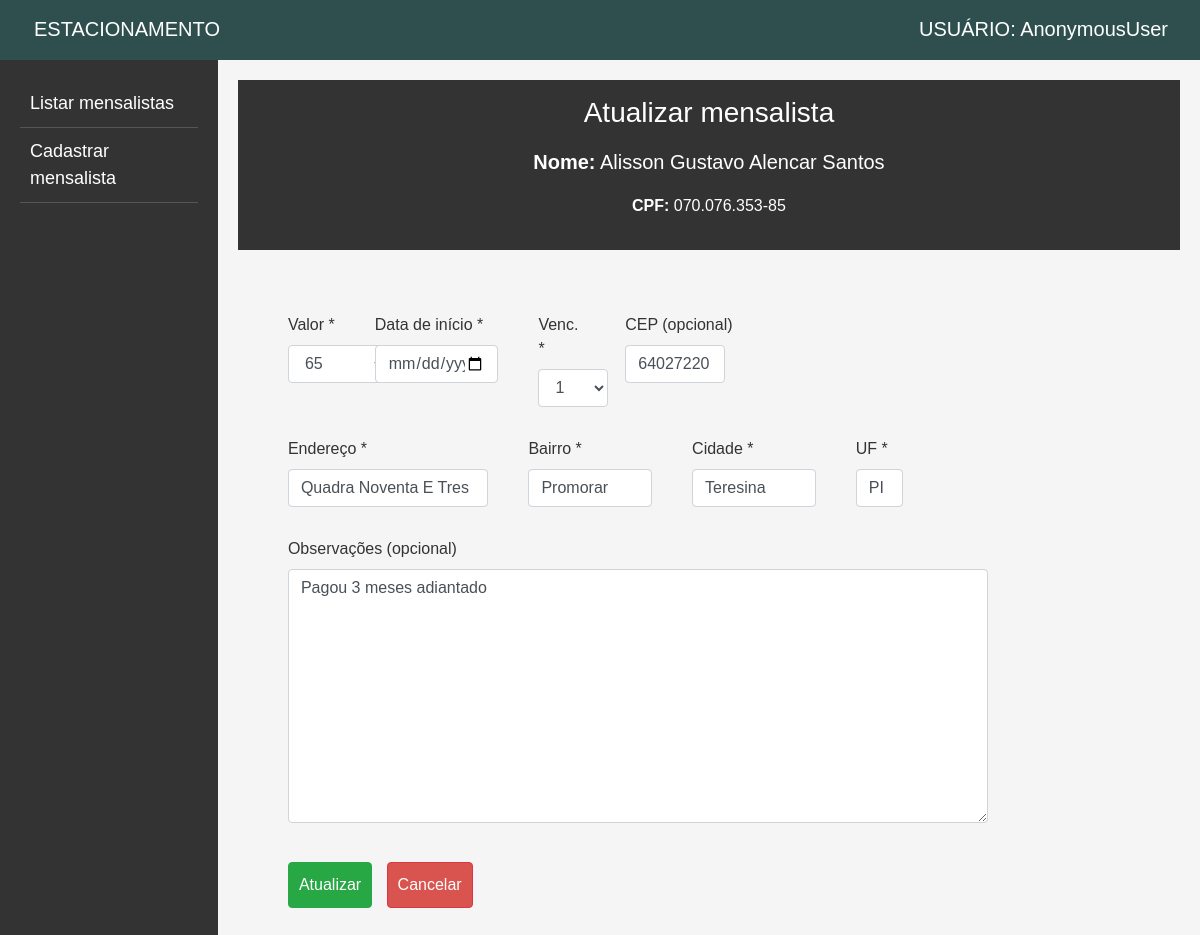
/atualizar_mensalista/1, run on an earlier commit of the app's database.
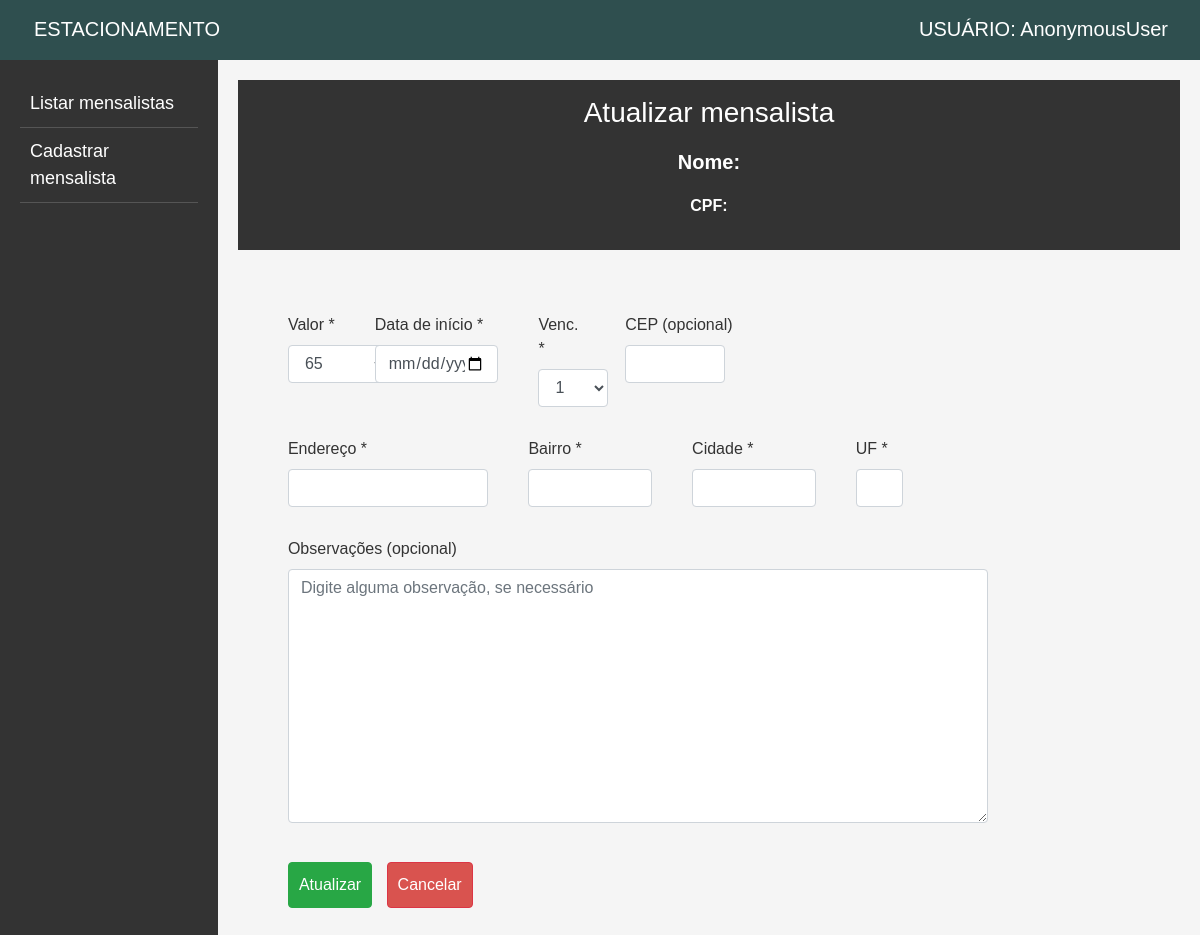
And on a later commit of the database.
### app_estacionamento/models.py (models this page shows, shortened)
class Mensalista(models.Model):
    id = models.AutoField(primary_key=True)
    nome = models.CharField('Nome *', max_length=50)
    cpf = models.CharField('CPF *', max_length=14)
    valor = models.DecimalField('Valor *', max_digits=8, decimal_places=2)
    data_inicial = models.DateField('Data de início *')
    dia_vencimento = models.IntegerField('Dia de vencimento *')
    cep = models.CharField('CEP', max_length=9, blank=True)
    endereco = models.CharField('Endereço', max_length=255)
    bairro = models.CharField('Bairro', max_length=255)
    cidade = models.CharField('Cidade', max_length=255)
    uf = models.CharField('UF', max_length=2)
    obs = models.TextField('Observações', max_length=500, blank=True)

### app_estacionamento/views.py (the view)
# urls.py: path('atualizar_mensalista/<int:pk>', views.atualizar_mensalista, name='atualizar_mensalista'),
def atualizar_mensalista(request, pk):
    men = {
        'mensalista': Mensalista.objects.filter(pk=pk).first()
    }
    return render(request, 'atualizar.html', men)

### app_estacionamento/templates/atualizar.html (shortened to what this page needs)
{% extends 'base.html' %}
{% block cadastro %}
<header>
    <h3>Atualizar mensalista</h3>
    <h5><strong>Nome:</strong> {{mensalista.nome|title}}</h5>
    <p><strong>CPF:</strong> {{mensalista.cpf}}</p>
</header>
<br><br>
<form action="{% url 'atualizar' mensalista.id %}" method="post" class="form" autocomplete="off"
    style="margin-left: 50px;">
    <div class="row">
        <div class="col-md-1">
            <div class="form-group">
                <label for="id_valor">Valor *</label>
                <select class="form-control" id="id_valor" name="valor" style="width: 100px;">
                    <option value="65">65</option>
                </select>
            </div>
        </div>
        <div class="col-md-2">
            <div class="form-group">
                <label for="id_data_inicial">Data de início *</label>
                <input class="form-control" type="date" name="data_inicial" id="id_data_inicial" required>
            </div>
        </div>
        <div class="col-md-1">
            <div class="form-group">
                <label for="id_dia_vencimento">Venc. *</label>
                <select class="form-control" id="id_dia_vencimento" name="dia_vencimento" style="width: 70px;" >
                    <option value="1">1</option>
                </select>
            </div>
        </div>
        <div class="col-md-2">
            <div class="form-group">
                <label for="id_cep">CEP (opcional)</label>
                <input class="form-control" type="text" name="cep" id="id_cep" maxlength="8" style="width: 100px;"
                    value="{{ mensalista.cep }}">
            </div>
        </div>
    </div>
    <div class="row">
        <div class="col-md-3">
            <div class="form-group">
                <label for="id_endereco">Endereço *</label>
                <input class="form-control" type="text" name="endereco" id="id_endereco" maxlength="255" required
                    value="{{ mensalista.endereco|title }}">
            </div>
        </div>
        <div class="col-md-2">
            <div class="form-group">
                <label for="id_bairro">Bairro *</label>
                <input class="form-control" type="text" name="bairro" id="id_bairro" maxlength="255" required
                    value="{{ mensalista.bairro|title }}">
            </div>
        </div>
        <div class="col-md-2">
            <div class="form-group">
                <label for="id_cidade">Cidade *</label>
                <input class="form-control" type="text" name="cidade" id="id_cidade" maxlength="110" required
                    value="{{ mensalista.cidade|title }}">
            </div>
        </div>
        <div class="col-md-1">
            <div class="form-group">
                <label for="id_uf">UF *</label>
                <input class="form-control" type="text" name="uf" id="id_uf" maxlength="2" required
                    style="text-transform: uppercase;" value="{{ mensalista.uf }}">
            </div>
        </div>
    </div>
    <div>
        <div class="form-group">
            <label for="id_obs">Observações (opcional)</label>
            <textarea class="form-control" name="obs" id="id_obs" cols="10" rows="10" style="width: 700px;"
                placeholder="Digite alguma observação, se necessário">{{ mensalista.obs }}</textarea>
        </div>
    </div>
    <div class="form-group">
        <br>
        <button type="submit" class="btn btn-success">Atualizar</button>
        <a href="javascript:history.go(-1)" class="btn btn-danger">Cancelar</a>
    </div>
</form>
<br>
{% endblock %}

What changed in the data, as far as the page shows it:
removed Mensalista: nome "Alisson Gustavo Alencar Santos", cpf "070.076.353-85", cep "64027220", endereco "Quadra Noventa E Tres", bairro "Promorar", cidade "Teresina", uf "pi", obs "Pagou 3 meses adiantado"
